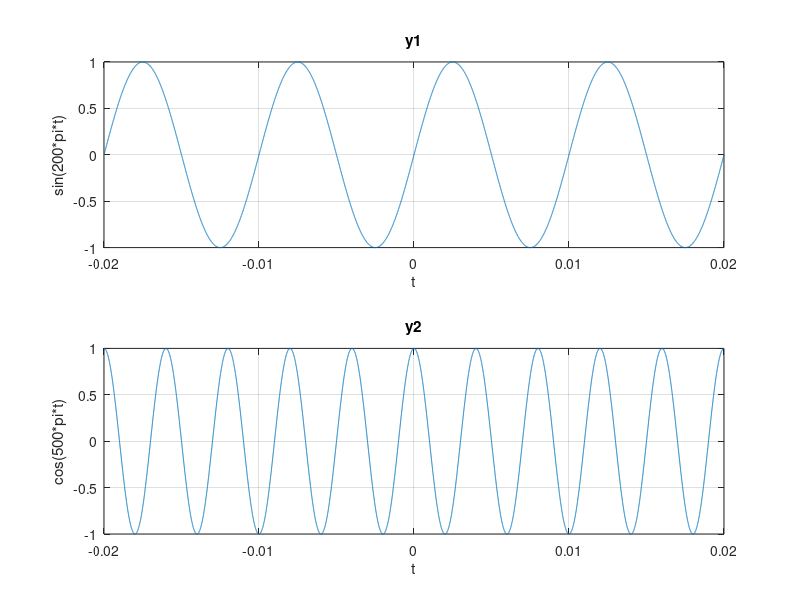
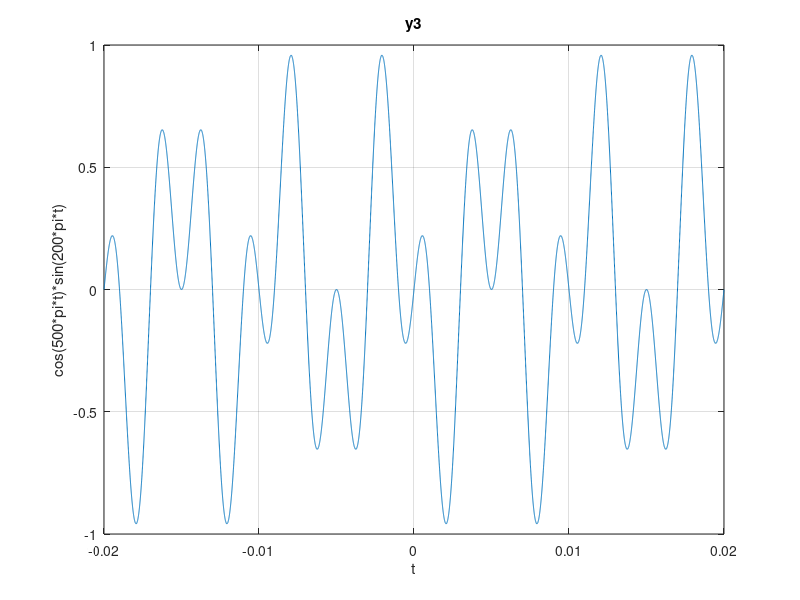

Source code (MATLAB) for these figures, in order:
clear all 
close all
clc

t=-0.02:pi/1000000:0.02;

y1=sin(200*pi*t);
y2=cos(500*pi*t); 

y3=y1.*y2;
subplot(2,1,1),plot(t,y1,'-'),grid on, xlabel('t'), ylabel('sin(200*pi*t)'), title('y1');
subplot(2,1,2),plot(t,y2,'-'),grid on, xlabel('t'), ylabel('cos(500*pi*t)'), title('y2');
figure 
plot(t,y3,'-'),grid on,xlabel('t'), ylabel('cos(500*pi*t)*sin(200*pi*t)'), title('y3');